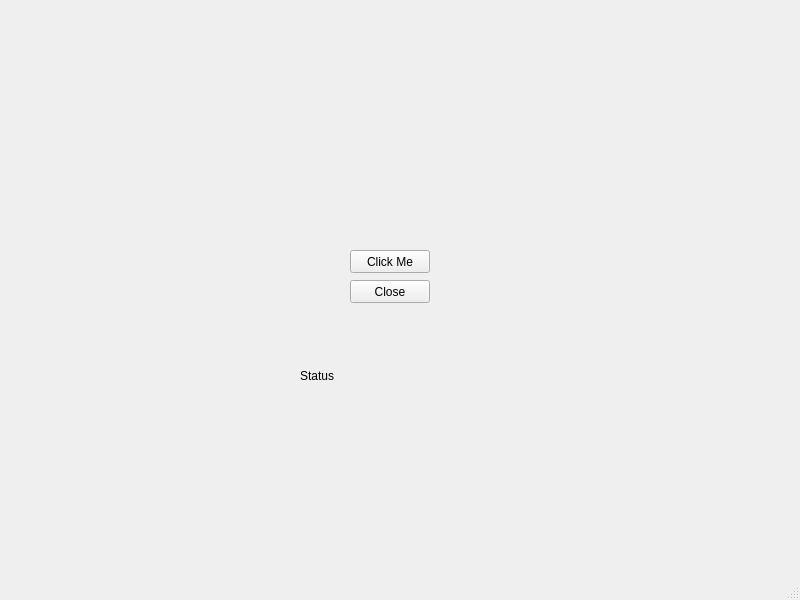
<?xml version="1.0" encoding="UTF-8"?>
<ui version="4.0">
 <class>MainWindow</class>
 <widget class="QMainWindow" name="MainWindow">
  <property name="geometry">
   <rect>
    <x>0</x>
    <y>0</y>
    <width>800</width>
    <height>600</height>
   </rect>
  </property>
  <property name="windowTitle">
   <string>MainWindow</string>
  </property>
  <widget class="QWidget" name="centralwidget">
   <widget class="QPushButton" name="pushButtonClose">
    <property name="geometry">
     <rect>
      <x>350</x>
      <y>250</y>
      <width>80</width>
      <height>23</height>
     </rect>
    </property>
    <property name="text">
     <string>Click Me</string>
    </property>
   </widget>
   <widget class="QLabel" name="label">
    <property name="geometry">
     <rect>
      <x>300</x>
      <y>340</y>
      <width>191</width>
      <height>71</height>
     </rect>
    </property>
    <property name="text">
     <string>Status</string>
    </property>
   </widget>
   <widget class="QPushButton" name="pushButton">
    <property name="geometry">
     <rect>
      <x>350</x>
      <y>280</y>
      <width>80</width>
      <height>23</height>
     </rect>
    </property>
    <property name="text">
     <string>Close</string>
    </property>
   </widget>
  </widget>
  <widget class="QMenuBar" name="menubar">
   <property name="geometry">
    <rect>
     <x>0</x>
     <y>0</y>
     <width>800</width>
     <height>20</height>
    </rect>
   </property>
  </widget>
  <widget class="QStatusBar" name="statusbar"/>
 </widget>
 <resources/>
 <connections>
  <connection>
   <sender>pushButton</sender>
   <signal>clicked()</signal>
   <receiver>MainWindow</receiver>
   <slot>close()</slot>
   <hints>
    <hint type="sourcelabel">
     <x>396</x>
     <y>309</y>
    </hint>
    <hint type="destinationlabel">
     <x>422</x>
     <y>335</y>
    </hint>
   </hints>
  </connection>
 </connections>
</ui>
